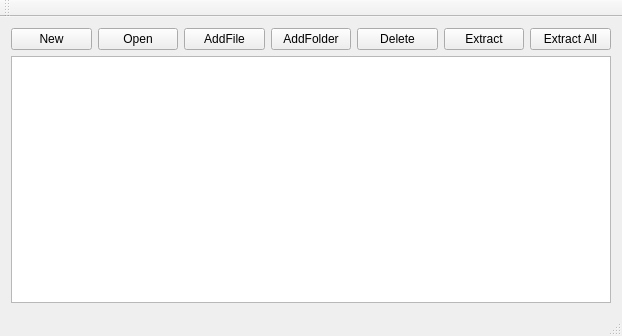
<?xml version="1.0" encoding="UTF-8"?>
<ui version="4.0">
 <class>MainWindow</class>
 <widget class="QMainWindow" name="MainWindow">
  <property name="geometry">
   <rect>
    <x>0</x>
    <y>0</y>
    <width>622</width>
    <height>336</height>
   </rect>
  </property>
  <property name="windowTitle">
   <string>MainWindow</string>
  </property>
  <widget class="QWidget" name="centralWidget">
   <layout class="QGridLayout" name="gridLayout">
    <item row="0" column="1">
     <widget class="QPushButton" name="openButton">
      <property name="text">
       <string>Open</string>
      </property>
     </widget>
    </item>
    <item row="0" column="3">
     <widget class="QPushButton" name="addFolderButton">
      <property name="text">
       <string>AddFolder</string>
      </property>
     </widget>
    </item>
    <item row="0" column="2">
     <widget class="QPushButton" name="addFileButton">
      <property name="text">
       <string>AddFile</string>
      </property>
     </widget>
    </item>
    <item row="0" column="4">
     <widget class="QPushButton" name="deleteButton">
      <property name="text">
       <string>Delete</string>
      </property>
     </widget>
    </item>
    <item row="0" column="5">
     <widget class="QPushButton" name="extractButton">
      <property name="text">
       <string>Extract</string>
      </property>
     </widget>
    </item>
    <item row="0" column="0">
     <widget class="QPushButton" name="newButton">
      <property name="text">
       <string>New</string>
      </property>
     </widget>
    </item>
    <item row="0" column="6">
     <widget class="QPushButton" name="extractAllButton">
      <property name="text">
       <string>Extract All</string>
      </property>
     </widget>
    </item>
    <item row="2" column="0" colspan="7">
     <widget class="QTreeView" name="archiveTree"/>
    </item>
   </layout>
  </widget>
  <widget class="QMenuBar" name="menuBar">
   <property name="geometry">
    <rect>
     <x>0</x>
     <y>0</y>
     <width>622</width>
     <height>25</height>
    </rect>
   </property>
  </widget>
  <widget class="QToolBar" name="mainToolBar">
   <attribute name="toolBarArea">
    <enum>TopToolBarArea</enum>
   </attribute>
   <attribute name="toolBarBreak">
    <bool>false</bool>
   </attribute>
  </widget>
  <widget class="QStatusBar" name="statusBar"/>
 </widget>
 <layoutdefault spacing="6" margin="11"/>
 <resources/>
 <connections/>
</ui>
